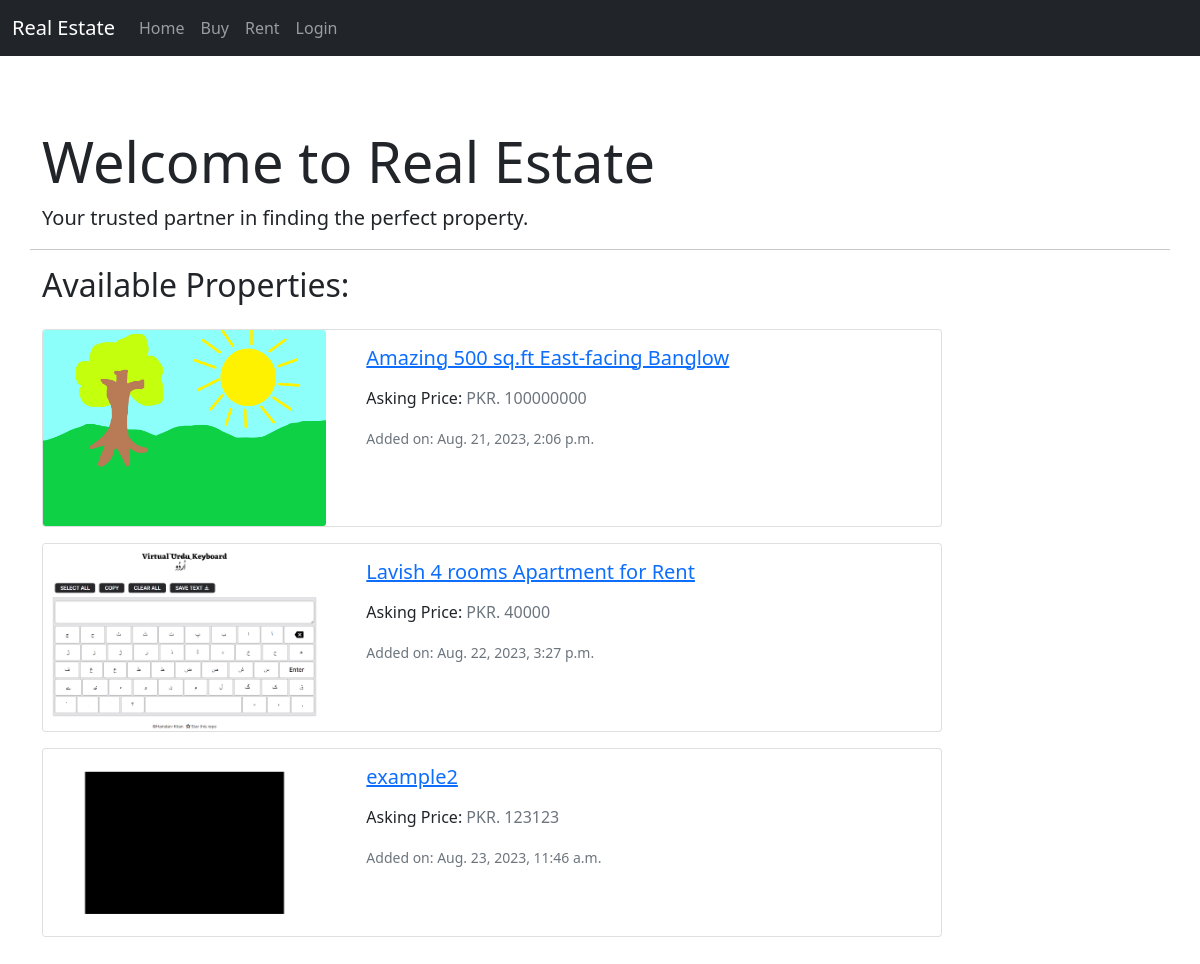
The app's page /, older data.
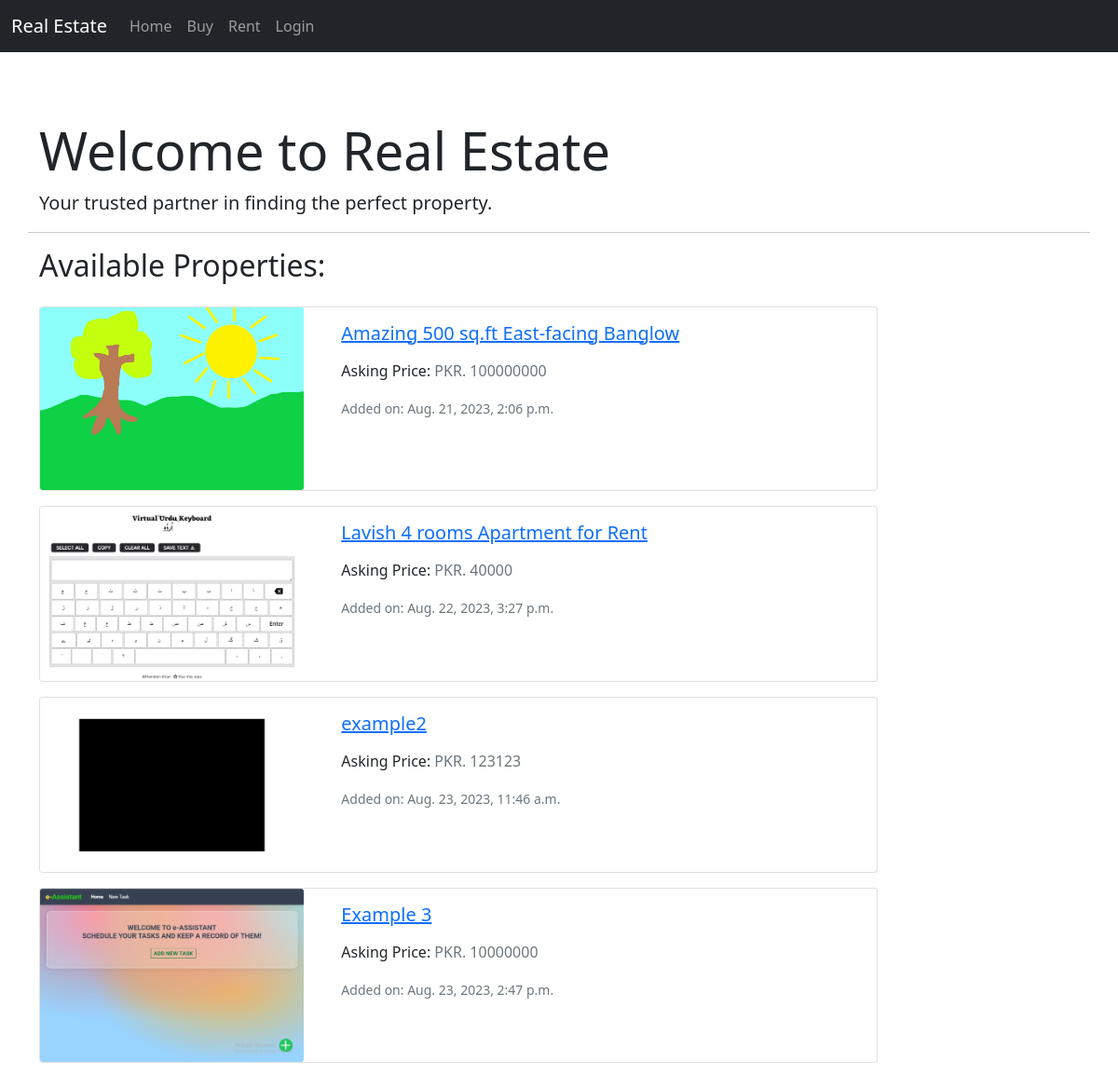
The same page, newer data.
### market/models.py (models this page shows, shortened)
class Property(models.Model):
    UNIT_CHOICES = [
        ("Square feet", "sq.ft"),
        ("Square meters", "sq.m"),
        ("Marla", "marla"),
        ("Kanal", "kanal"),
    ]
    SALE_CHOICES = [
        ("Sell", "Sell"),
        ("Rent", "Rent"),
    ]
    PROVINCE_CHOICES = [
        ("Sindh", "S"),
        ("Punjab", "P"),
        ("Balochistan", "B"),
        ("KPK", "K"),
    ]
    title = models.CharField(max_length=300, blank=True, null=True)
    owner = models.ForeignKey(
        settings.AUTH_USER_MODEL, on_delete=models.CASCADE, blank=True, null=True)
    type = models.ForeignKey(
        PropertyType, on_delete=models.CASCADE, related_name="property", blank=True, null=True)
    sale_type = models.CharField(
        max_length=10, choices=SALE_CHOICES, blank=True, null=True)
    address = models.CharField(max_length=500, blank=True, null=True)
    price = models.IntegerField(blank=True, null=True)
    size = models.IntegerField(blank=True, null=True)
    size_unit = models.CharField(
        choices=UNIT_CHOICES, blank=True, null=True, max_length=100)
    description = models.TextField(blank=True, null=True)
    province = models.CharField(
        choices=PROVINCE_CHOICES, max_length=40, null=True, blank=True)
    city = models.ForeignKey(
        City, on_delete=models.CASCADE, related_name="property_city", null=True, blank=True)
    area = models.ForeignKey(
        Area, on_delete=models.CASCADE, related_name="area", null=True, blank=True)
    property_pic = models.ImageField(
        upload_to=property_pic_path, blank=True, null=True)
    added_at = models.DateTimeField(
        default=timezone.now, blank=True, null=True)

### market/views.py (the view)
# urls.py: path('', ListingsView, name="listing"),
def ListingsView(request):
    all_listings = Property.objects.all()
    return render(request, 'market/home.html', {'listings': all_listings})

### market/templates/market/home.html (shortened to what this page needs)
{% extends 'market/base.html' %}
{% block content %}
<section class="container mt-5">
  <div class="row">
    <div class="col-md-8">
      <h1 class="display-4">Welcome to Real Estate</h1>
      <p class="lead">Your trusted partner in finding the perfect property.</p>
    </div>
    <hr>
    <div>
      <h2 class="mb-4">Available Properties:</h2>
      <div>
        {% for i in listings %}
            <div class="card mb-3" style="max-width: 900px;">
              <div class="row no-gutters">
                <div class="col-md-4">
                  <img src="{% if i.property_pic %}{{ i.property_pic.url }}{% else %}https://static.vecteezy.com/system/resources/previews/014/554/760/original/man-profile-negative-photo-anonymous-silhouette-human-head-businessman-worker-support-illustration-vector.jpg{% endif %}"  class="card-img img-fluid" style="object-fit: cover; height: 100%; max-height: 200px;" alt="">
                </div>
                <div class="col-md-8">
                  <div class="card-body">
                    <a href="{% url 'market:listing_data' i.id %}">
                      <h5 class="card-title">{{ i.title }}</h5>
                    </a>
                    <p class="card-text">Asking Price: <span class="text-muted">PKR. {{ i.price }}</span></p>
                    <div ><small class="text-muted">Added on: {{ i.added_at }}</small></div>
                  </div>
                </div>
              </div>
            </div>
        {% endfor %}
      </div>
    </div>
  </div>
</section>
{% endblock %}

### market/templates/market/base.html (shortened to what this page needs)
<!DOCTYPE html>
<html lang="en">
  <head>
    <link href="https://cdn.jsdelivr.net/npm/bootstrap@5.0.2/dist/css/bootstrap.min.css" rel="stylesheet">
  </head>
  <body>
    {% include 'market/header.html' %}
    <div class="p-4" style="margin-bottom: 100px;" >{% block content %} {% endblock %}</div>
  </body>
</html>

### market/templates/market/header.html (shortened to what this page needs)
<nav class="navbar navbar-expand-lg bg-dark navbar-dark bg-body-tertiary">
    <div class="container-fluid">
      <a class="navbar-brand" href="{% url 'market:listing' %}">Real Estate</a>
      <div class="collapse navbar-collapse" id="navbarNavDropdown">
        <ul class="navbar-nav">
          <li class="nav-item">
            <a class="nav-link" aria-current="page" href="{% url 'market:listing' %}">Home</a>
          </li>
          <li class="nav-item">
            <a class="nav-link" href="{% url 'market:buy' %}">Buy</a>
          </li>
          <li class="nav-item">
            <a class="nav-link" href="{% url 'market:rent' %}">Rent</a>
          </li>
          {% if user.is_authenticated %}
            <li class="nav-item">
              <a class="nav-link" href="{% url 'social:inbox' %}">Inbox</a>
            </li>
            <li class="nav-item dropdown">
              <a class="nav-link dropdown-toggle" href="#" role="button" data-bs-toggle="dropdown" aria-expanded="false">
                {{ user }}
              </a>
              <ul class="dropdown-menu">
                <li><a class="dropdown-item" href="{% url 'users:profile' %}">Profile</a></li>
                <li><a class="dropdown-item" href="{% url 'users:my_listings' %}">Your listings</a></li>
                <li><a class="dropdown-item" style="color: red;" href="{% url 'users:logout' %}">Logout</a></li>
              </ul>
            </li>
          {% else %}
            <li class="nav-item">
              <a class="nav-link" href="{% url 'users:login' %}">Login</a>
            </li>
          {% endif %}
        </ul>
      </div>
    </div>
  </nav>

Row changes from the older to the newer data that the page shows:
added Property: property_pic (picture), title "Example 3", price "10000000", added_at "Aug. 23, 2023, 2:47 p.m."
